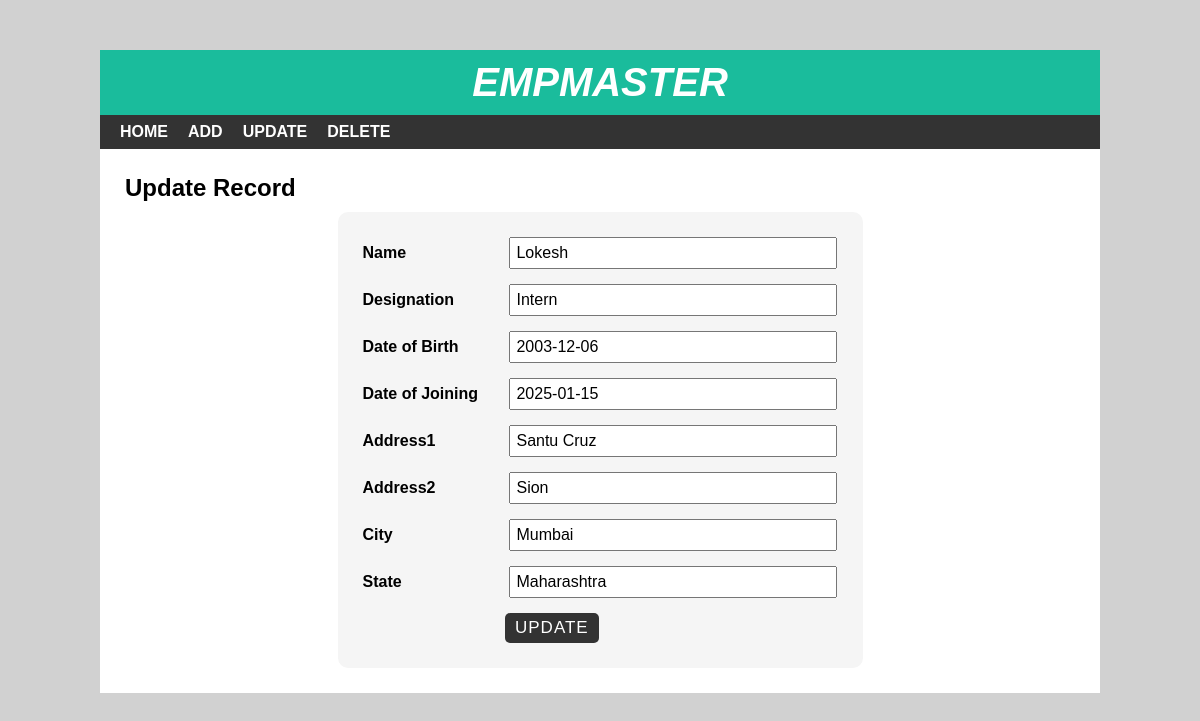
Page /edit.php?emp_code=1 on the committed database.
### tables this page shows
CREATE TABLE `employee` (
  `empCode` int(11) NOT NULL AUTO_INCREMENT,
  `name` varchar(30) NOT NULL,
  `designation` varchar(30) NOT NULL,
  `birthDate` date NOT NULL,
  `joinDate` date NOT NULL,
  `addr1` varchar(100) NOT NULL,
  `addr2` varchar(100) NOT NULL,
  `city` varchar(20) NOT NULL,
  `state` varchar(20) NOT NULL,
  PRIMARY KEY (`empCode`)
);

### edit.php (the view, shortened to what this page needs)
<?php include 'header.php'; ?>
<div id="main-content">
    <h2>Update Record</h2>
    <?php
    include 'DB_conn.php';
    $emp_code = $_GET['emp_code'];
    $sql = "SELECT * FROM employee WHERE empCode = {$emp_code}";
    $result = mysqli_query($conn , $sql) or die("Query Unsucessfull");
    if(mysqli_num_rows($result) > 0){
        while($row = mysqli_fetch_assoc($result)){
    ?>
    <form class="post-form" action="updatedata.php" method="post">
      <div class="form-group">
          <label>Name</label>
          <input type="text" name="name" value="<?php echo $row['name'];?>"/>
      </div>
      <div class="form-group">
          <label>Designation</label>
          <input type="text" name="designation" value="<?php echo $row['designation'];?>"/>
      </div>
      <div class="form-group">
          <label>Date of Birth</label>
          <input type="text" name="birthDate" value="<?php echo $row['birthDate'];?>"/>
      </div>
      <div class="form-group">
          <label>Date of Joining</label>
          <input type="text" name="joinDate" value="<?php echo $row['joinDate'];?>"/>
      </div>
      <div class="form-group">
          <label>Address1</label>
          <input type="text" name="addr1" value="<?php echo $row['addr1'];?>"/>
      </div>
      <div class="form-group">
          <label>Address2</label>
          <input type="text" name="addr2" value="<?php echo $row['addr2'];?>"/>
      </div>
      <div class="form-group">
          <label>City</label>
          <input type="text" name="city" value="<?php echo $row['city'];?>"/>
      </div>
      <div class="form-group">
          <label>State</label>
          <input type="text" name="state" value="<?php echo $row['state'];?>"/>
      </div>
      <input class="submit" type="submit" value="Update"/>
    </form>
    <?php
    }
}
    ?>
</div>
</div>
</body>
</html>

### css/style.css (style rules this page uses)
body { font:16px arial; margin: 0; padding: 0; background: #d1d1d1; }
#main-content { padding: 25px; min-height: 400px; }
#main-content h2 { margin: 0 0 10px; text-transform: capitalize; }
#main-content .post-form { width: 50%; padding: 25px; margin: 0 auto; background-color: #f5f5f5; border-radius: 10px; }
#main-content .post-form .form-group { margin: 0 0 15px; }
#main-content .post-form .form-group label { width: 30%; display: inline-block; font-weight: 600; }
#main-content .post-form .form-group input, #main-content .post-form .form-group select { font-size: 16px; width: 66%; display: inline-block; padding: 5px; margin: 0; }
#main-content .post-form .submit { font-size: 17px; letter-spacing: 1px; text-transform: uppercase; padding: 5px 10px; color: #fff; background-color: #333; border: none; border-radius: 5px; margin: 0 0 0 30%; cursor: pointer; transition: all 0.3s; }

### rows in the picture
employee: name "Lokesh", designation "Intern", birthDate "2003-12-06", joinDate "2025-01-15", addr1 "Santu Cruz", addr2 "Sion", city "Mumbai", state "Maharashtra"
